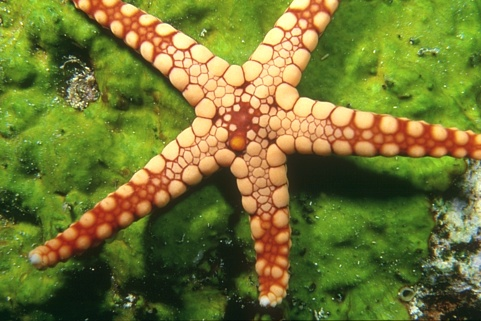
#> input picture 12003.jpg, 481 x 321 px
$ python EOW_C11_Optical_Robustness.py --dataset .
#> lines starting #> are read from the running program, lines starting #| are printed output that depends on the picture; after the words box and inside, x2 and y2 are one past the last pixel; in counts of white or black regions, pixels touching at a corner belong together
#!/usr/bin/env python3
"""EOW C11: simulation-only optical robustness for classical two-subpixel OR-VSS.

Run with --dataset PATH --c10 ../Results/EOW_C10 --strict-c10.
Requires Pillow and NumPy. Source images only; MATLAB annotations are excluded.
Simulates geometric/photometric perturbations of a single share, using pixel-
level optical OR and an explicit ideal-registration reference. Reports fidelity,
false rejection, attack detection and false acceptance, with exact denominators.
Not a human study, physical prototype, or security-qualified construction.
"""
from __future__ import annotations
import argparse,csv,hashlib,json,math,random,sys,time,zipfile
from collections import Counter
from datetime import datetime,timezone
from pathlib import Path
import numpy as np
from PIL import Image,ImageFilter,ImageEnhance,ImageOps

EXT={'.jpg','.jpeg','.png','.bmp','.tif','.tiff','.webp'}
CONDITIONS=('ideal','shift_1','shift_2','rotate_1','rotate_3',
            'scale_098','scale_102','blur_08','blur_15',
            'contrast_070','brightness_080','noise_010','noise_030')
def dump(p,v):
    p.parent.mkdir(parents=True,exist_ok=True)
    p.write_text(json.dumps(v,indent=2,sort_keys=True,default=str)+'\n',encoding='utf-8')
def csvout(p,rows,fields):
    p.parent.mkdir(parents=True,exist_ok=True)
    with p.open('w',newline='',encoding='utf-8') as f:
        w=csv.DictWriter(f,fieldnames=fields,extrasaction='ignore');w.writeheader();w.writerows(rows)
def audit(path):
    if path is None:return {'status':'NOT_PROVIDED'}
    p=Path(path)
    try:
        if p.is_dir():
            matches=list(p.glob('reports/verdict.json'))+list(p.glob('EOW_C10/reports/verdict.json'))
            if matches:
                b=matches[0].read_bytes()
                return {'status':'LOADED','source':str(matches[0]),'sha256':hashlib.sha256(b).hexdigest(),'verdict':json.loads(b)}
        if p.is_file() and zipfile.is_zipfile(p):
            with zipfile.ZipFile(p) as z:
                names=[n for n in z.namelist() if n.endswith('EOW_C10/reports/verdict.json')]
                if names:
                    b=z.read(names[0])
                    return {'status':'LOADED','source':str(p),'member':names[0],'sha256':hashlib.sha256(b).hexdigest(),'verdict':json.loads(b)}
    except (OSError,ValueError,KeyError,json.JSONDecodeError) as e:
        return {'status':'INVALID','source':str(p),'error':str(e)}
    return {'status':'MISSING_VERDICT','source':str(p)}
def load_secret(path,side):
    with Image.open(path) as src:
        im=ImageOps.exif_transpose(src).convert('L')
    original=im.size
    im.thumbnail((side,side),Image.Resampling.BILINEAR)
    x=np.asarray(im,dtype=np.uint8)
    return x>=128,original
def encode(secret,rng):
    h,w=secret.shape
    flips=rng.integers(0,2,size=(h,w),dtype=np.uint8)
    a=np.zeros((h,w,2),dtype=np.uint8)
    b=np.zeros_like(a)
    ys,xs=np.indices((h,w))
    a[ys,xs,flips]=1
    b[ys,xs,flips ^ secret.astype(np.uint8)]=1
    return a.reshape(h,w*2),b.reshape(h,w*2)
def perturb(share,condition,rng):
    # Binary share: 1=opaque/black. Geometric transforms fill transparent/white (0).
    im=Image.fromarray(np.uint8(255*(1-share)),mode='L')
    w,h=im.size
    if condition.startswith('shift_'):
        d=int(condition.split('_')[1])
        im=im.transform((w,h),Image.Transform.AFFINE,(1,0,-d,0,1,0),
                        resample=Image.Resampling.NEAREST,fillcolor=255)
    elif condition.startswith('rotate_'):
        angle=float(condition.split('_')[1])
        im=im.rotate(angle,resample=Image.Resampling.BILINEAR,expand=False,fillcolor=255)
    elif condition.startswith('scale_'):
        fac=int(condition.split('_')[1])/100
        new=(max(1,round(w*fac)),max(1,round(h*fac)))
        temp=im.resize(new,Image.Resampling.BILINEAR)
        canvas=Image.new('L',(w,h),255)
        canvas.paste(temp,((w-new[0])//2,(h-new[1])//2))
        im=canvas
    elif condition.startswith('blur_'):
        rad=int(condition.split('_')[1])/10
        im=im.filter(ImageFilter.GaussianBlur(rad))
    elif condition.startswith('contrast_'):
        im=ImageEnhance.Contrast(im).enhance(int(condition.split('_')[1])/100)
    elif condition.startswith('brightness_'):
        im=ImageEnhance.Brightness(im).enhance(int(condition.split('_')[1])/100)
    elif condition.startswith('noise_'):
        sigma=int(condition.split('_')[1])/100
        arr=np.asarray(im,dtype=np.float32)
        arr=np.clip(arr+rng.normal(0,sigma*255,arr.shape),0,255).astype(np.uint8)
        im=Image.fromarray(arr,mode='L')
    elif condition!='ideal':raise ValueError('Unknown condition '+condition)
    return np.asarray(im,dtype=np.uint8)<128
def decoded(a,b):
    h,w=a.shape
    stacked=np.logical_or(a,b).reshape(h,w//2,2)
    # A classical OR VSS reconstruction: 2 black subpixels => black secret.
    return stacked.all(axis=2)
def metrics(reference,observed):
    mismatch=np.count_nonzero(reference!=observed)
    return int(mismatch),int(reference.size),float(1-mismatch/reference.size)
def flip_content(b,secret,rng):
    # Modify a single subpixel of B so that decoded secret changes.
    y=int(rng.integers(0,secret.shape[0]))
    x=int(rng.integers(0,secret.shape[1]))
    modified=b.copy()
    pair=modified[y,2*x:2*x+2]
    # Black pixel: turn black subpixel white; white pixel: turn white subpixel black.
    index=int(np.flatnonzero(pair==bool(secret[y,x]))[0])
    modified[y,2*x+index]=not modified[y,2*x+index]
    return modified,(y,x)
def test():
    rng=np.random.default_rng(42)
    for h,w in [(1,1),(3,5),(8,8)]:
        for val in (False,True):
            secret=np.full((h,w),val,dtype=bool)
            a,b=encode(secret,rng)
            assert np.array_equal(decoded(a,b),secret)
            b2,_=flip_content(b,secret,rng)
            assert np.count_nonzero(b!=b2)==1
            assert np.count_nonzero(decoded(a,b2)!=secret)==1
            assert np.array_equal(perturb(b,'ideal',rng),b.astype(bool))
    return {'vss_reconstruction':'PASS','single_subpixel_attack_changes_one_secret_pixel':'PASS',
            'ideal_perturbation_identity':'PASS'}
def main():
    ap=argparse.ArgumentParser(description=__doc__)
    ap.add_argument('--dataset',type=Path,required=True)
    ap.add_argument('--c10',type=Path,default=Path('../Results/EOW_C10'))
    ap.add_argument('--strict-c10',action='store_true')
    ap.add_argument('--output',type=Path,default=Path('../Results/EOW_C11'))
    ap.add_argument('--max-side',type=int,default=128)
    ap.add_argument('--limit',type=int,help='Pilot only: first N images')
    ap.add_argument('--seed',type=int,default=20261115)
    ap.add_argument('--threshold',type=float,default=0.99,
                    help='Pixel reconstruction agreement needed to accept; default 0.99')
    ap.add_argument('--conditions',nargs='+',choices=CONDITIONS,default=list(CONDITIONS))
    args=ap.parse_args()
    if not args.dataset.is_dir():ap.error('Dataset directory not found')
    if args.max_side<1 or args.limit is not None and args.limit<1:ap.error('Invalid image size or limit')
    if not 0<=args.threshold<=1:ap.error('threshold must be in [0,1]')
    upstream=audit(args.c10)
    if args.strict_c10 and upstream['status']!='LOADED':ap.error('C10 verdict not found')
    selftests=test()
    files=sorted((x for x in args.dataset.rglob('*') if x.is_file() and x.suffix.lower() in EXT),
                 key=lambda x:x.relative_to(args.dataset).as_posix().lower())
    if args.limit:files=files[:args.limit]
    if not files:ap.error('No standard image files found; .mat annotations are intentionally excluded')
    rng=np.random.default_rng(args.seed)
    out=args.output
    rows=[];errors=[];hashes=Counter()
    t0=time.perf_counter()
    for index,p in enumerate(files,1):
        name=p.relative_to(args.dataset).as_posix()
        try:
            sha=hashlib.sha256(p.read_bytes()).hexdigest()
            hashes[sha]+=1
            secret,original=load_secret(p,args.max_side)
#> in load_secret, src is the input picture: PIL image 481x321 RGB; mean R, G, B 114.1, 118.7, 50.3
#> in load_secret, `im=ImageOps.exif_transpose(src).convert('L')`:
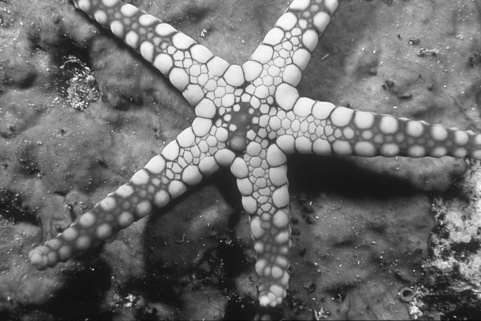
#> im: PIL image 481x321 L; min 10, max 251, mean 109.5
#> in load_secret, `im.thumbnail((side,side),Image.Resampling.BILINEAR)`:
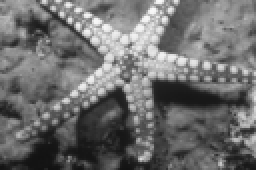
#> im: PIL image 128x85 L (shown 2 times larger); min 18, max 249, mean 109.6
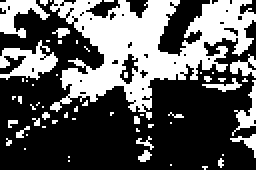
#> secret: shape (85, 128) bool (shown 2 times larger); 36.2% white; 58 white regions (48 under 20 px), largest, box (x1, y1, x2, y2) and area: (25, 0, 128, 60) 2835, (0, 20, 29, 40) 296, (0, 0, 25, 19) 222
#> original = (481, 321)
            a,b=encode(secret,rng)
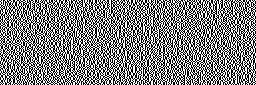
#> a: shape (85, 256); values 0 (black) and 1 (white), 50% white in thin lines or dots
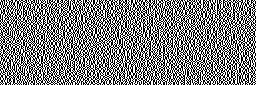
#> b: shape (85, 256); values 0 (black) and 1 (white), 50% white in thin lines or dots
            if not np.array_equal(decoded(a,b),secret):raise AssertionError('IDEAL_RECONSTRUCTION_FAILED')
            attack_b,attack_pixel=flip_content(b,secret,rng)
#> in flip_content (call 7), `modified[y,2*x+index]=not modified[y,2*x+index]`: modified: shape (85, 256); values 0 (black) and 1 (white), 50% white; black in thin lines or dots
#> attack_pixel = (75, 111)
            ideal=decoded(a,b)
            for condition in args.conditions:
                t1=time.perf_counter()
                perturbed=perturb(b,condition,rng)
                observed=decoded(a,perturbed)
                benign_errors,total,benign_agreement=metrics(ideal,observed)
                tampered=perturb(attack_b,condition,rng)
                observed_attack=decoded(a,tampered)
                attack_errors,_,attack_agreement=metrics(ideal,observed_attack)
                # Compare to clean, trusted image; not a human optical protocol.
                benign_accepted=benign_agreement>=args.threshold
                attack_accepted=attack_agreement>=args.threshold
                rows.append({'file':name,'sha256':sha,'condition':condition,
                    'width':secret.shape[1],'height':secret.shape[0],
                    'source_width':original[0],'source_height':original[1],
                    'pixels':total,'benign_mismatch':benign_errors,
                    'benign_agreement':round(benign_agreement,10),
                    'benign_accepted':int(benign_accepted),
                    'false_rejection':int(not benign_accepted),
                    'attack_pixel_y':attack_pixel[0],'attack_pixel_x':attack_pixel[1],
                    'attack_mismatch':attack_errors,
                    'attack_agreement':round(attack_agreement,10),
                    'attack_accepted':int(attack_accepted),
                    'attack_detected':int(not attack_accepted),
                    'elapsed_seconds':round(time.perf_counter()-t1,6)})
#> this loop made 13 passes
#> (benign_errors, benign_agreement, attack_errors, attack_agreement, benign_accepted, attack_accepted) on passes 1 to 12: (0, 1, 1, 1, True, True), (8194, 0.247, 8194, 0.247, False, False), (5376, 0.506, 5377, 0.506, False, False), (4760, 0.562, 4761, 0.562, False, False), (5453, 0.499, 5454, 0.499, False, False), (5316, 0.511, 5317, 0.511, False, False), (5404, 0.503, 5405, 0.503, False, False), (1163, 0.893, 1166, 0.893, False, False), (4761, 0.562, 4765, 0.562, False, False), (0, 1, 1, 1, True, True), (0, 1, 1, 1, True, True), (0, 1, 1, 1, True, True)
#> pass 2, in perturb (call 9), `im=im.transform((w,h),Image.Transform.AFFINE,(1,0,-d,0,1,0), resample=..`:
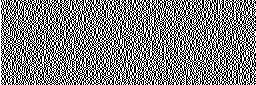
#> im: PIL image 256x85 L; 50.2% white; black in thin lines or dots
#> after the loop, rows = 13 items
        except Exception as e:
            errors.append({'file':name,'error_type':type(e).__name__,'message':str(e)[:300]})
        if index%50==0:print(f'{index}/{len(files)} images processed',flush=True)
#> pass 2 of the loop in main, `for index,p in enumerate(files,1):`:
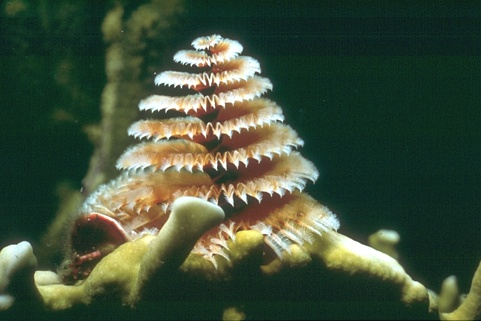
#> input picture 12074.jpg, 481 x 321 px
#> in load_secret, src is the input picture: PIL image 481x321 RGB; mean R, G, B 65.2, 80.3, 59.3
#> in main, `secret,original=load_secret(p,args.max_side)`:
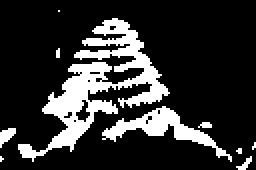
#> secret: shape (85, 128) bool (shown 2 times larger); 19.2% white; 10 white regions (6 under 20 px), largest, box (x1, y1, x2, y2) and area: (9, 9, 85, 81) 1519, (51, 53, 116, 81) 458, (0, 64, 8, 74) 45, (118, 78, 126, 85) 23
#> attack_pixel = (57, 124)
#> the loop in main, `for condition in args.conditions:` made 13 passes
#> (benign_errors, benign_agreement, attack_errors, attack_agreement, benign_accepted, attack_accepted) on passes 1 to 8: (0, 1, 1, 1, True, True), (8095, 0.256, 8095, 0.256, False, False), (5502, 0.494, 5503, 0.494, False, False), (4723, 0.566, 4724, 0.566, False, False), (5344, 0.509, 5346, 0.509, False, False), (5261, 0.516, 5262, 0.516, False, False), (5411, 0.503, 5412, 0.503, False, False), (1220, 0.888, 1221, 0.888, False, False)
#> pass 2, in perturb (call 35), `im=im.transform((w,h),Image.Transform.AFFINE,(1,0,-d,0,1,0), resample=..`:
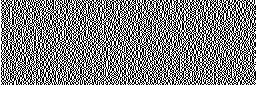
#> im: PIL image 256x85 L; 50.2% white; black in thin lines or dots
#> after the loop in main, `for condition in args.conditions:`: rows = 26 items
    elapsed=time.perf_counter()-t0
    fields=['file','sha256','condition','width','height','source_width','source_height',
            'pixels','benign_mismatch','benign_agreement','benign_accepted',
            'false_rejection','attack_pixel_y','attack_pixel_x','attack_mismatch',
            'attack_agreement','attack_accepted','attack_detected','elapsed_seconds']
    csvout(out/'reports'/'image_condition_results.csv',rows,fields)
    csvout(out/'reports'/'failed_inputs.csv',errors,['file','error_type','message'])
    condition_summary=[]
    for c in args.conditions:
        subset=[r for r in rows if r['condition']==c]
        n=len(subset)
        if n==0:continue
        condition_summary.append({'condition':c,'images':n,
          'total_pixels':sum(r['pixels'] for r in subset),
          'mean_benign_agreement':sum(r['benign_agreement'] for r in subset)/n,
          'pooled_pixel_error_rate':sum(r['benign_mismatch'] for r in subset)/sum(r['pixels'] for r in subset),
          'false_rejections':sum(r['false_rejection'] for r in subset),
          'false_rejection_rate':sum(r['false_rejection'] for r in subset)/n,
          'attacks_tested':n,'attacks_detected':sum(r['attack_detected'] for r in subset),
          'attack_detection_rate':sum(r['attack_detected'] for r in subset)/n,
          'attacks_accepted':sum(r['attack_accepted'] for r in subset),
          'false_acceptance_rate':sum(r['attack_accepted'] for r in subset)/n})
#> after the loop, condition_summary = 13 items
    cf=['condition','images','total_pixels','mean_benign_agreement','pooled_pixel_error_rate',
        'false_rejections','false_rejection_rate','attacks_tested','attacks_detected',
        'attack_detection_rate','attacks_accepted','false_acceptance_rate']
    csvout(out/'reports'/'condition_summary.csv',condition_summary,cf)
    dump(out/'reports'/'c10_source_audit.json',upstream)
    dump(out/'reports'/'self_tests.json',{'passed':len(selftests),'total':len(selftests),'checks':selftests})
    dump(out/'configuration'/'run.json',{
      'experiment':'EOW_C11','timestamp_utc':datetime.now(timezone.utc).isoformat(),
      'dataset':str(args.dataset.resolve()),'c10':str(args.c10),'seed':args.seed,
      'max_side':args.max_side,'threshold':args.threshold,'conditions':args.conditions,
      'limit':args.limit,'python':sys.version.split()[0],
      'numpy':np.__version__,'pillow':Image.__version__})
    summary={'selected_source_images':len(files),
             'processed_source_images':len({r['file'] for r in rows}),
             'failed_source_images':len(errors),'image_condition_records':len(rows),
             'duplicate_extra_sha256':sum(v-1 for v in hashes.values() if v>1),
             'conditions':len(args.conditions),'elapsed_seconds':round(elapsed,3),
             'threshold':args.threshold,'c10_source_status':upstream['status'],
             'research_verdict':'NO_SECURITY_QUALIFIED_CONSTRUCTION'}
    dump(out/'reports'/'summary.json',summary)
    dump(out/'reports'/'model_assumptions.json',{
      'source_files':'standard image files only; .mat segmentation annotations excluded',
      'share_generation':'fresh randomized two-subpixel classical (2,2) OR VSS',
      'ideal_reconstruction':'pixelwise OR, both black subpixels interpreted as black',
      'perturbation':'simulation of B share only; A remains perfectly aligned',
      'geometry':'shift, rotation and scale use specified image interpolation and white fill',
      'photometry':'blur, contrast, brightness and additive Gaussian noise; threshold 128',
      'reference':'trusted original reconstruction is assumed available to software',
      'acceptance':'full-image agreement >= threshold; NOT a human-verifiable rule',
      'attack':'one B subpixel flipped so exactly one decoded secret pixel changes under ideal overlay',
      'attack_strength':'nonadaptive baseline; not an optimal adaptive adversary',
      'confounding':'at 99% image agreement a one-pixel attack is typically accepted even ideally',
      'statistical_unit':'one image per condition; no independence claimed across conditions or duplicates',
      'limitations':'no physical printing, scanner capture, registration algorithm, or human participants',
      'enrollment':'ML-DSA-65 not retested; C08 is separate',
      'references':['https://doi.org/10.1007/BFb0053419',
                    'https://doi.org/10.6028/NIST.FIPS.204']})
    gates=[
      {'gate':'execution','status':'PASS' if rows and not errors else 'PARTIAL' if rows else 'FAIL'},
      {'gate':'ideal_reconstruction','status':'PASS_TESTED_ONLY' if rows else 'NOT_TESTED'},
      {'gate':'optical_integrity','status':'NOT_QUALIFIED'},
      {'gate':'physical_robustness','status':'NOT_TESTED'},
      {'gate':'human_verification','status':'NOT_ESTABLISHED'},
      {'gate':'post_quantum_enrollment','status':'UPSTREAM_ONLY'}]
    csvout(out/'reports'/'feasibility_gates.csv',gates,['gate','status'])
    dump(out/'reports'/'verdict.json',{'execution':gates[0]['status'],
         'research_verdict':'NO_SECURITY_QUALIFIED_CONSTRUCTION',
         'simulation_only':True,'human_optical_verification':'NOT_ESTABLISHED',
         'physical_prototype':'NOT_TESTED','cryptographic_enrollment':'NOT_RETESTED'})
    lines=['# EOW C11 — Simulated Optical Robustness','',
           f"Processed {summary['processed_source_images']}/{len(files)} source images across {len(args.conditions)} conditions.",
           f"Agreement acceptance threshold: {args.threshold:.4f}.",
           f"Elapsed time: {elapsed:.2f} s.",'',
           '| Condition | Images | Benign pixel error | False rejection | Attack acceptance |',
           '|---|---:|---:|---:|---:|']
    for s in condition_summary:
        lines.append(f"| {s['condition']} | {s['images']} | {s['pooled_pixel_error_rate']:.5f} | {s['false_rejection_rate']:.5f} | {s['false_acceptance_rate']:.5f} |")
#> this loop made 13 passes
#> after the loop, lines = 21 items
    lines+=['','## Interpretation',
      'The comparison uses a trusted clean image and a software pixel-agreement rule. This is not unaided human optical verification.',
      'A single-pixel content change can pass a 99% whole-image agreement threshold even with no perturbation. This is an intentionally weak illustrative verifier, not a proposed secure design.',
      'Benign distortion may cause false rejection, while distortion may also mask content changes. Results are simulation-only and depend on image size and threshold.',
      'No print/scan, real transparency alignment, human observer, or post-quantum cryptographic operation was performed.',
      '','## References',
      '- Naor and Shamir, Visual Cryptography: https://doi.org/10.1007/BFb0053419',
      '- NIST FIPS 204: https://doi.org/10.6028/NIST.FIPS.204']
    (out/'reports'/'scientific_report.md').write_text('\n'.join(lines)+'\n',encoding='utf-8')
    print(json.dumps(summary,indent=2))
#| {
#|   "selected_source_images": 2,
#|   "processed_source_images": 2,
#|   "failed_source_images": 0,
#|   "image_condition_records": 26,
#|   "duplicate_extra_sha256": 0,
#|   "conditions": 13,
#|   "elapsed_seconds": 0.361,
#|   "threshold": 0.99,
#|   "c10_source_status": "MISSING_VERDICT",
#|   "research_verdict": "NO_SECURITY_QUALIFIED_CONSTRUCTION"
#| }
    return 0 if rows and not errors else 2
if __name__=='__main__':raise SystemExit(main())
#> (the program exits here)
